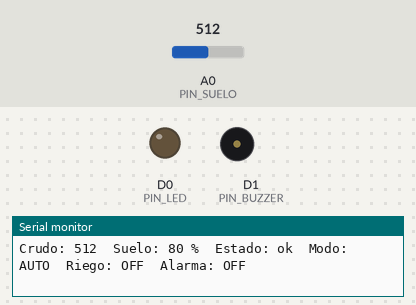
A sketch run on a simulated ESP8266 (NodeMCU). On the bench: output pins drawn as LEDs (lit = HIGH), buzzer (waves = sounding, pin HIGH), the last lines printed to the serial monitor. Inputs (shaded band) come from the test bench; at power-on: A0 (PIN_SUELO) = 512. WiFi joins after 1.5 s; servers stay silent unless stated; uploads are accepted with an empty reply.

Above: at 4.6 s.
4.7 s: A0 (PIN_SUELO) set to 776
6.2 s: A0 (PIN_SUELO) set to 801
At 6.49 s:
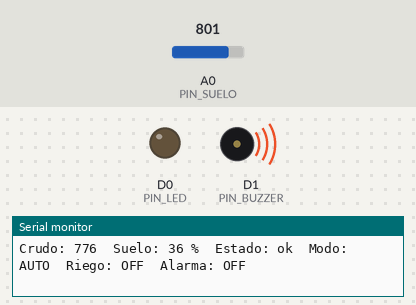
9.2 s: A0 (PIN_SUELO) set to 739
12.2 s: A0 (PIN_SUELO) set to 711
At 12.6 s:
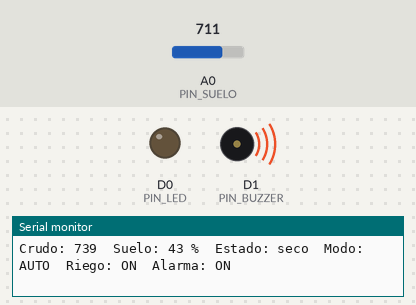
13.7 s: A0 (PIN_SUELO) set to 900
At 16.89 s:
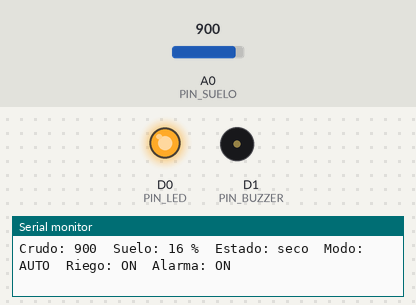
Timing chart, 0 to 17.7 s (numbered marks = the images above; inputs shaded):
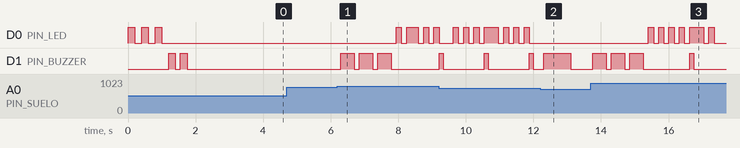

The sketch:

esp8266_riego.ino
```cpp
#include <ESP8266WiFi.h>
#include <ESP8266HTTPClient.h>
#include <WiFiClientSecure.h>
#include <ArduinoJson.h>

#define PIN_BUZZER D1
#define PIN_LED    D0
#define PIN_SUELO  A0

const char* WIFI_SSID = "TU_NOMBRE_DE_WIFI";
const char* WIFI_PASSWORD = "TU_CONTRASENA_WIFI";
const char* SERVER_URL = "https://TU-PROYECTO.vercel.app/api/iot/telemetry";
const char* IOT_API_KEY = "LA_MISMA_CLAVE_DE_IOT_API_KEY";

int VALOR_SECO = 1000;
int VALOR_AGUA = 400;
const int UMBRAL_EXCESO = 85;
const int MARGEN_OK = 10;
const unsigned long INTERVALO_ENVIO_MS = 4000;

enum Estado { EST_OK, EST_SECO, EST_EXCESO };
Estado estado = EST_OK;

bool modoAutomatico = true;
bool riegoManualActivo = false;
int umbralHumedadMinima = 35;
bool riegoActivo = false;
bool alarmaActiva = false;

unsigned long ultimoEnvio = 0;
unsigned long ultimoParpadeo = 0;
unsigned long ultimoBeepAlarma = 0;
bool ledEstado = false;

const char* nombreEstado(Estado valor) {
  if (valor == EST_SECO) return "seco";
  if (valor == EST_EXCESO) return "exceso";
  return "ok";
}

void beep(int veces, int ms) {
  for (int i = 0; i < veces; i++) {
    digitalWrite(PIN_BUZZER, HIGH);
    delay(ms);
    digitalWrite(PIN_BUZZER, LOW);
    delay(150);
  }
}

void titilar(int veces, int ms) {
  for (int i = 0; i < veces; i++) {
    digitalWrite(PIN_LED, HIGH);
    delay(ms);
    digitalWrite(PIN_LED, LOW);
    delay(ms);
  }
}

int leerSuelo(int &crudo) {
  long suma = 0;
  for (int i = 0; i < 10; i++) {
    suma += analogRead(PIN_SUELO);
    delay(10);
  }
  crudo = suma / 10;
  return constrain(map(crudo, VALOR_SECO, VALOR_AGUA, 0, 100), 0, 100);
}

void evaluarEstado(int suelo) {
  Estado anterior = estado;
  int umbralOk = umbralHumedadMinima + MARGEN_OK;

  if (suelo < umbralHumedadMinima) estado = EST_SECO;
  else if (estado == EST_SECO && suelo < umbralOk) estado = EST_SECO;
  else if (suelo > UMBRAL_EXCESO) estado = EST_EXCESO;
  else estado = EST_OK;

  if (estado != anterior) {
    if (estado == EST_SECO) beep(3, 400);
    else if (estado == EST_EXCESO) beep(2, 700);
    else beep(1, 800);
    ultimoBeepAlarma = millis();
  }
}

void actualizarLED() {
  if (!riegoActivo) {
    digitalWrite(PIN_LED, LOW);
    ledEstado = false;
    return;
  }

  if (!modoAutomatico) {
    digitalWrite(PIN_LED, HIGH);
    ledEstado = true;
    return;
  }

  if (millis() - ultimoParpadeo >= 150) {
    ultimoParpadeo = millis();
    ledEstado = !ledEstado;
    digitalWrite(PIN_LED, ledEstado ? HIGH : LOW);
  }
}

void actualizarBuzzer(unsigned long ahora) {
  if (alarmaActiva && ahora - ultimoBeepAlarma >= 1200) {
    ultimoBeepAlarma = ahora;
    beep(1, 120);
  }
}

void conectarWiFi() {
  if (WiFi.status() == WL_CONNECTED) return;

  WiFi.mode(WIFI_STA);
  WiFi.begin(WIFI_SSID, WIFI_PASSWORD);
  Serial.print("Conectando a WiFi");
  int intentos = 0;
  while (WiFi.status() != WL_CONNECTED && intentos < 60) {
    delay(500);
    Serial.print(".");
    intentos++;
  }
  Serial.println();

  if (WiFi.status() == WL_CONNECTED) {
    Serial.print("WiFi conectado. IP: ");
    Serial.println(WiFi.localIP());
  } else {
    Serial.println("No se pudo conectar a WiFi");
  }
}

void enviarTelemetria(int suelo, int crudo) {
  conectarWiFi();
  if (WiFi.status() != WL_CONNECTED) return;

  WiFiClientSecure cliente;
  cliente.setInsecure();

  HTTPClient http;
  http.begin(cliente, SERVER_URL);
  http.addHeader("Content-Type", "application/json");
  http.addHeader("x-api-key", IOT_API_KEY);
  http.setTimeout(6000);

  StaticJsonDocument<320> payload;
  payload["humedad"] = suelo;
  payload["estado_riego"] = riegoActivo;
  payload["alarma_activa"] = alarmaActiva;
  payload["estado_suelo"] = nombreEstado(estado);
  payload["lectura_cruda"] = crudo;

  String cuerpo;
  serializeJson(payload, cuerpo);

  int codigo = http.POST(cuerpo);
  if (codigo > 0) {
    String respuesta = http.getString();
    Serial.printf("HTTP %d: %s\n", codigo, respuesta.c_str());

    StaticJsonDocument<512> documento;
    DeserializationError error = deserializeJson(documento, respuesta);

    if (!error && documento["ok"] == true) {
      JsonObject config = documento["configuracion"];
      modoAutomatico = config["modo_automatico"] | modoAutomatico;
      riegoManualActivo = config["riego_manual_activo"] | riegoManualActivo;
      umbralHumedadMinima = config["umbral_humedad_minima"] | umbralHumedadMinima;
      umbralHumedadMinima = constrain(umbralHumedadMinima, 0, 100 - MARGEN_OK);
    } else {
      Serial.println("No se pudo interpretar la configuracion recibida");
    }
  } else {
    Serial.printf("Error HTTP: %s\n", http.errorToString(codigo).c_str());
  }

  http.end();
}

void setup() {
  Serial.begin(115200);
  pinMode(PIN_BUZZER, OUTPUT);
  pinMode(PIN_LED, OUTPUT);
  digitalWrite(PIN_BUZZER, LOW);
  digitalWrite(PIN_LED, LOW);

  titilar(3, 200);
  beep(2, 200);
  Serial.println("Sistema de riego iniciado");

  conectarWiFi();
}

void loop() {
  int crudo;
  int suelo = leerSuelo(crudo);
  evaluarEstado(suelo);

  if (modoAutomatico) {
    riegoActivo = (estado == EST_SECO);
    alarmaActiva = (estado == EST_SECO || estado == EST_EXCESO);
  } else {
    riegoActivo = riegoManualActivo;
    alarmaActiva = false;
  }

  actualizarLED();
  actualizarBuzzer(millis());

  Serial.print("Crudo: ");
  Serial.print(crudo);
  Serial.print("  Suelo: ");
  Serial.print(suelo);
  Serial.print(" %  Estado: ");
  Serial.print(nombreEstado(estado));
  Serial.print("  Modo: ");
  Serial.print(modoAutomatico ? "AUTO" : "MANUAL");
  Serial.print("  Riego: ");
  Serial.print(riegoActivo ? "ON" : "OFF");
  Serial.print("  Alarma: ");
  Serial.println(alarmaActiva ? "ON" : "OFF");

  if (millis() - ultimoEnvio >= INTERVALO_ENVIO_MS) {
    ultimoEnvio = millis();
    enviarTelemetria(suelo, crudo);
  }

  delay(50);
}
```

Measured:
- the behaviour switches between 787 and 788 on A0 (PIN_SUELO) (found by bisection; images 0 and 1)
- the behaviour switches between 728 and 727 on A0 (PIN_SUELO) (found by bisection; images 1 and 2)
- after the input at 6.2 s, D0 (PIN_LED): goes HIGH 0.15 s, LOW 0.15 s, HIGH 0.35 s, LOW 0.15 s, HIGH 0.15 s, LOW 0.15 s, then HIGH, starting after 1.7 s; D1 (PIN_BUZZER): alternates HIGH for 0.40 s and LOW for 0.15 s, 6 changes in all, then stays LOW, starting after 0.09 s
- after the input at 12.2 s, D0 (PIN_LED): stops changing and stays LOW
- after the input at 13.7 s, D0 (PIN_LED): goes 4 × (HIGH 0.15 s, LOW 0.15 s), HIGH 0.42 s, LOW 0.15 s, HIGH 0.15 s, then LOW, starting after 1.7 s; D1 (PIN_BUZZER): LOW → HIGH after 0.05 s, → LOW 0.40 s later, → HIGH 0.15 s later, → LOW 0.40 s later, … (8 changes in this stretch)
